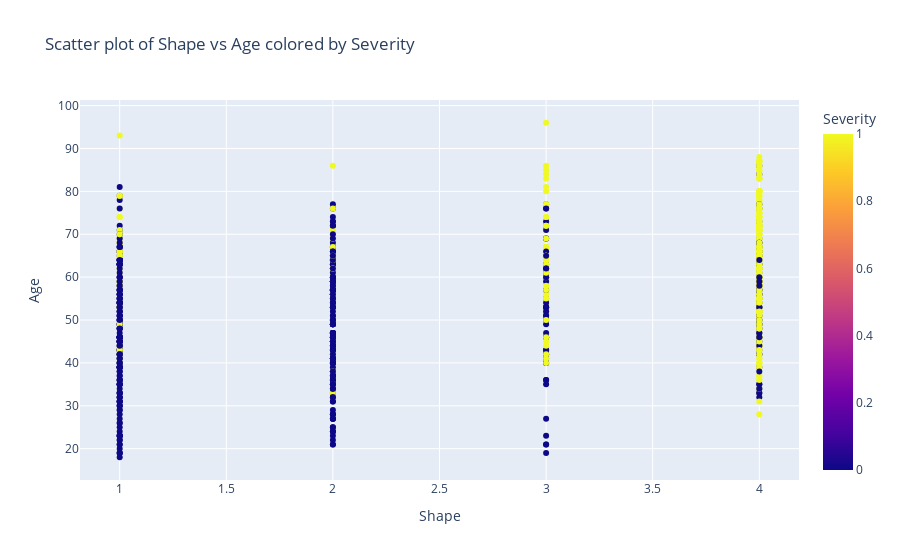
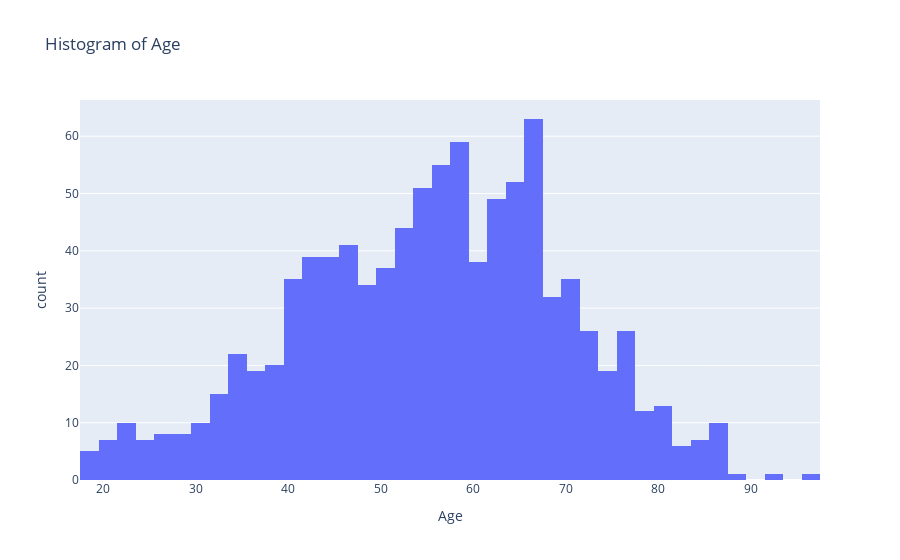
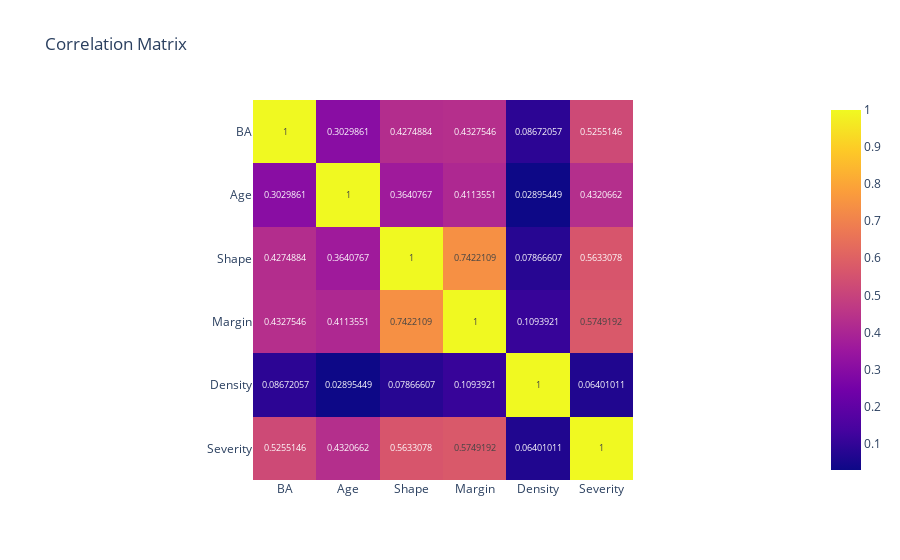

Notebook code for these charts, in order:
### Code cell
# Render out a scatter plot of the data using plotly express with the shape attribute on the x axis and the age attribute on the y axis. Color the points by severity
fig = px.scatter(df, x='Shape', y='Age', color='Severity', title='Scatter plot of Shape vs Age colored by Severity')
fig.show()

# Render out a histogram of the age attribute using plotly express
fig = px.histogram(df, x='Age', title='Histogram of Age')
fig.show()

# Render out a correlation matrix of the dataset using plotly express
corr = df.corr()
fig = px.imshow(corr, text_auto=True, title='Correlation Matrix')
fig.show()

### Figure 1 — Plotly figure (JSON) as saved in the notebook; plotly's stock layout.template omitted (floating-point values rounded to 4 significant figures; data arrays with more than 128 entries replaced by an {"elided": "..."} marker saying what was removed)
{"data": [{"hovertemplate": "Shape=%{x}<br>Age=%{y}<br>Severity=%{marker.color}<extra></extra>", "legendgroup": "", "marker": {"color": {"elided": "961 int values"}, "coloraxis": "coloraxis", "symbol": "circle"}, "mode": "markers", "name": "", "orientation": "v", "showlegend": false, "type": "scatter", "x": {"elided": "961 float values"}, "xaxis": "x", "y": {"elided": "961 float values"}, "yaxis": "y"}], "layout": {"coloraxis": {"colorbar": {"title": {"text": "Severity"}}, "colorscale": [[0, "#0d0887"], [0.1111, "#46039f"], [0.2222, "#7201a8"], [0.3333, "#9c179e"], [0.4444, "#bd3786"], [0.5556, "#d8576b"], [0.6667, "#ed7953"], [0.7778, "#fb9f3a"], [0.8889, "#fdca26"], [1, "#f0f921"]]}, "legend": {"tracegroupgap": 0}, "title": {"text": "Scatter plot of Shape vs Age colored by Severity"}, "xaxis": {"anchor": "y", "domain": [0, 1], "title": {"text": "Shape"}}, "yaxis": {"anchor": "x", "domain": [0, 1], "title": {"text": "Age"}}}}

### Figure 2 — Plotly figure (JSON) as saved in the notebook; plotly's stock layout.template omitted (floating-point values rounded to 4 significant figures; data arrays with more than 128 entries replaced by an {"elided": "..."} marker saying what was removed)
{"data": [{"bingroup": "x", "hovertemplate": "Age=%{x}<br>count=%{y}<extra></extra>", "legendgroup": "", "marker": {"color": "#636efa", "pattern": {"shape": ""}}, "name": "", "orientation": "v", "showlegend": false, "type": "histogram", "x": {"elided": "961 float values"}, "xaxis": "x", "yaxis": "y"}], "layout": {"barmode": "relative", "legend": {"tracegroupgap": 0}, "title": {"text": "Histogram of Age"}, "xaxis": {"anchor": "y", "domain": [0, 1], "title": {"text": "Age"}}, "yaxis": {"anchor": "x", "domain": [0, 1], "title": {"text": "count"}}}}

### Figure 3 — Plotly figure (JSON) as saved in the notebook; plotly's stock layout.template omitted (floating-point values rounded to 4 significant figures)
{"data": [{"coloraxis": "coloraxis", "hovertemplate": "x: %{x}<br>y: %{y}<br>color: %{z}<extra></extra>", "name": "0", "texttemplate": "%{z}", "type": "heatmap", "x": ["BA", "Age", "Shape", "Margin", "Density", "Severity"], "xaxis": "x", "y": ["BA", "Age", "Shape", "Margin", "Density", "Severity"], "yaxis": "y", "z": [[1.0, 0.303, 0.4275, 0.4328, 0.08672, 0.5255], [0.303, 1.0, 0.3641, 0.4114, 0.02895, 0.4321], [0.4275, 0.3641, 1.0, 0.7422, 0.07867, 0.5633], [0.4328, 0.4114, 0.7422, 1.0, 0.1094, 0.5749], [0.08672, 0.02895, 0.07867, 0.1094, 1.0, 0.06401], [0.5255, 0.4321, 0.5633, 0.5749, 0.06401, 1.0]]}], "layout": {"coloraxis": {"colorscale": [[0, "#0d0887"], [0.1111, "#46039f"], [0.2222, "#7201a8"], [0.3333, "#9c179e"], [0.4444, "#bd3786"], [0.5556, "#d8576b"], [0.6667, "#ed7953"], [0.7778, "#fb9f3a"], [0.8889, "#fdca26"], [1, "#f0f921"]]}, "title": {"text": "Correlation Matrix"}, "xaxis": {"anchor": "y", "constrain": "domain", "domain": [0, 1], "scaleanchor": "y"}, "yaxis": {"anchor": "x", "autorange": "reversed", "constrain": "domain", "domain": [0, 1]}}}
